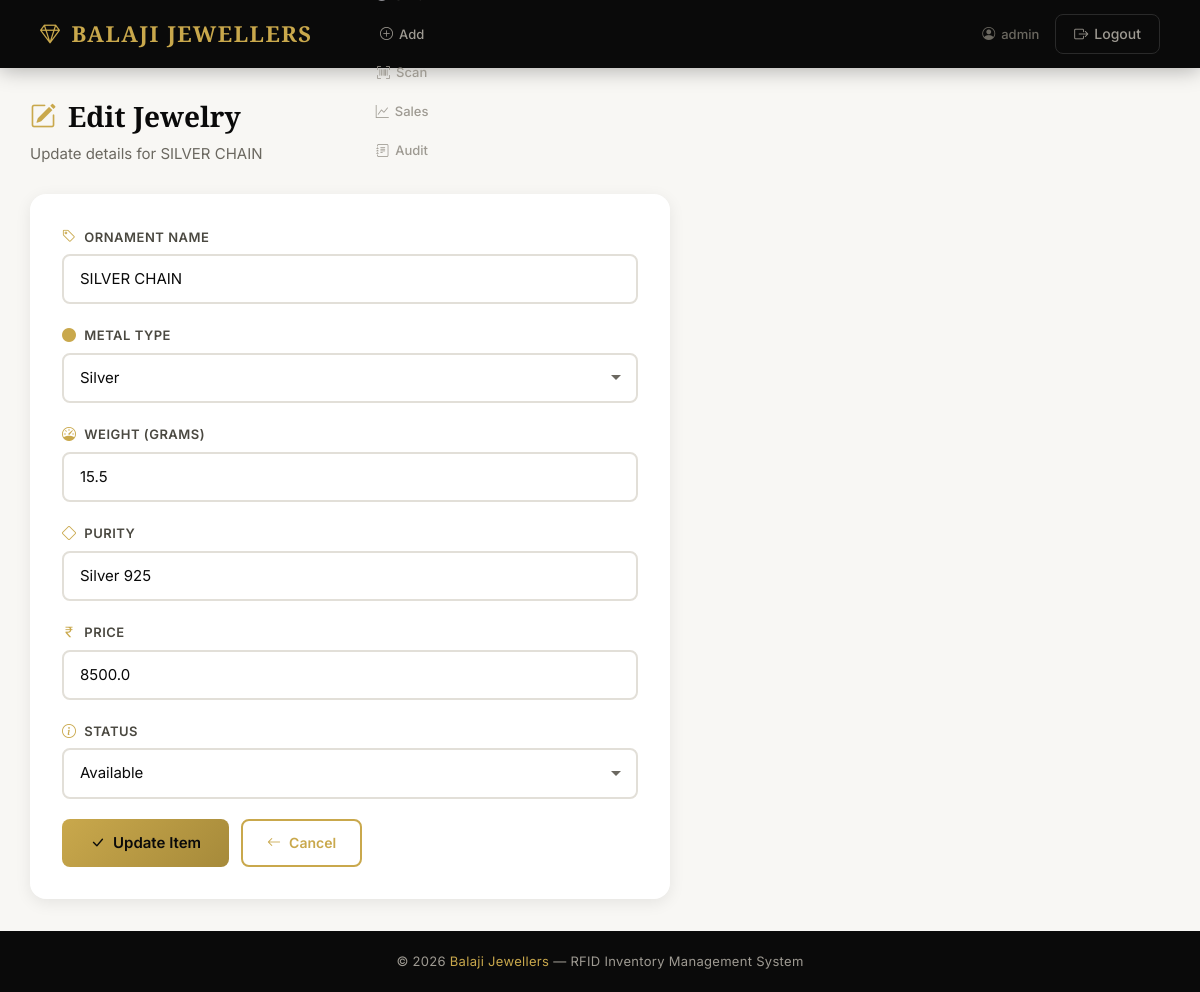
Page /edit/2 (signed in) on the earlier database version.
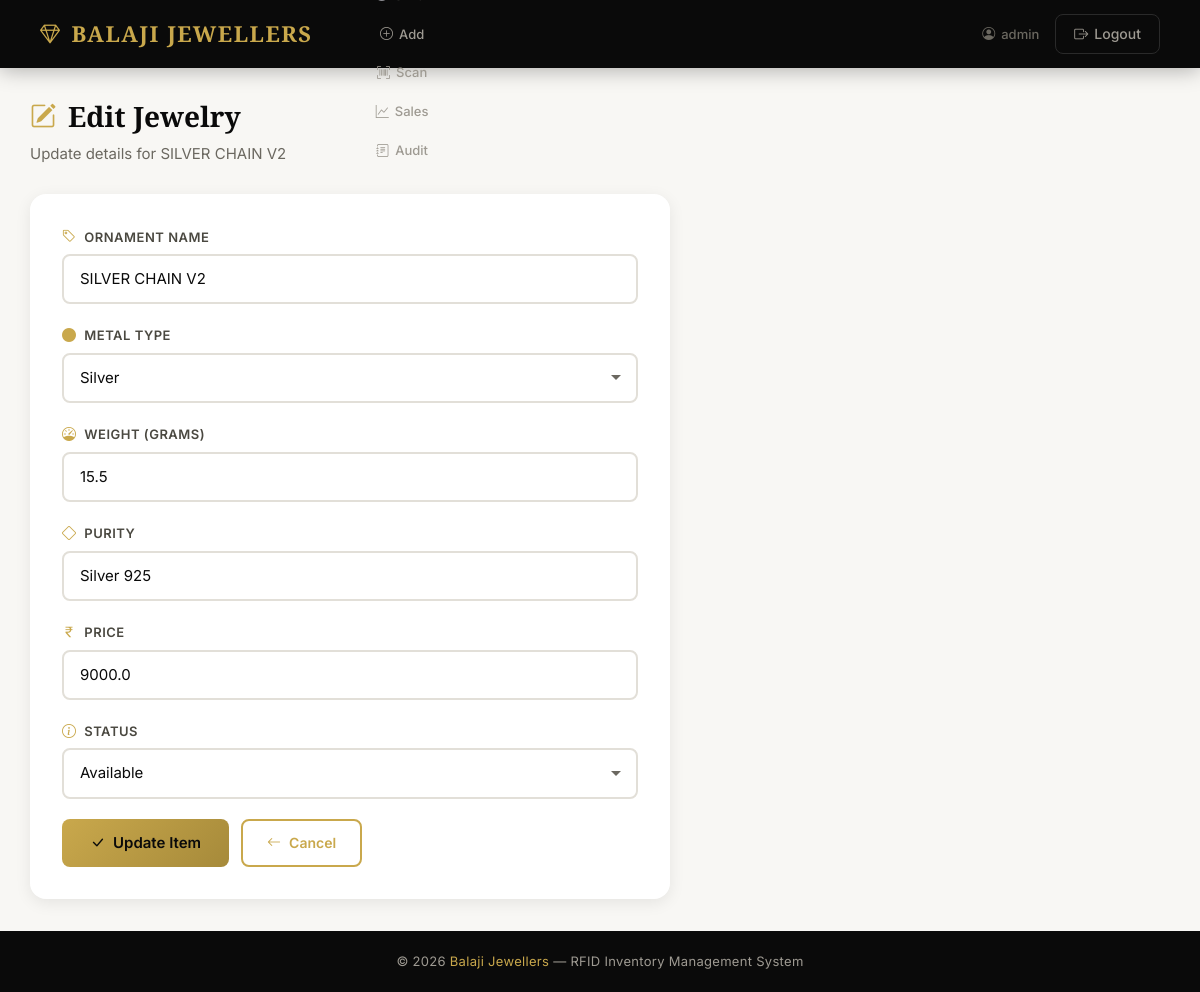
Same page on the later database version.
### app.py (models this page shows)
class Jewelry(db.Model):
    id = db.Column(db.Integer, primary_key=True)
    rfid_id = db.Column(db.String(100), unique=True)
    ornament_name = db.Column(db.String(100))
    weight = db.Column(db.Float)
    purity = db.Column(db.String(20))
    price = db.Column(db.Float)
    status = db.Column(db.String(20))
    metal_type = db.Column(db.String(20), default="Gold")
    created_at = db.Column(db.DateTime, default=datetime.utcnow)
    updated_at = db.Column(db.DateTime, default=datetime.utcnow, onupdate=datetime.utcnow)

### app.py (the view, shortened to what this page needs)
@app.route("/edit/<int:id>", methods=["GET", "POST"])
@login_required
def edit_item(id):
    item = db.session.get(Jewelry, id)
    if not item:
        flash("Item not found.", "error")
        return redirect("/inventory")
    return render_template("edit.html", item=item)

### app.py (called while the page is built)
@login_manager.user_loader
def load_user(user_id):
    return db.session.get(Admin, int(user_id))

### templates/edit.html (shortened to what this page needs)
{% extends 'base.html' %}
{% block content %}
<div class="page-header animate-fade-in">
    <h1><i class="bi bi-pencil-square"></i> Edit Jewelry</h1>
    <p>Update details for {{ item.ornament_name }}</p>
</div>
<div class="card card-p-4 form-section animate-fade-in-delay-1">
    <form method="POST">
        <div class="form-group">
            <label><i class="bi bi-tag"></i> Ornament Name</label>
            <input type="text" class="form-control" name="ornament_name" value="{{ item.ornament_name }}" required maxlength="100">
        </div>
        <div class="form-group">
            <label><i class="bi bi-circle-fill text-gold"></i> Metal Type</label>
            <select name="metal_type" class="form-control" required>
                <option value="Silver" {% if item.metal_type == "Silver" %}selected{% endif %}>Silver</option>
            </select>
        </div>
        <div class="form-group">
            <label><i class="bi bi-speedometer"></i> Weight (grams)</label>
            <input type="number" step="0.01" min="0.01" class="form-control" name="weight" value="{{ item.weight }}" required>
        </div>
        <div class="form-group">
            <label><i class="bi bi-diamond"></i> Purity</label>
            <input type="text" class="form-control" name="purity" value="{{ item.purity }}" required maxlength="20">
        </div>
        <div class="form-group">
            <label><i class="bi bi-currency-rupee"></i> Price</label>
            <input type="number" step="0.01" min="0.01" class="form-control" name="price" value="{{ item.price }}" required>
        </div>
        <div class="form-group">
            <label><i class="bi bi-info-circle"></i> Status</label>
            <select name="status" class="form-control">
                <option {% if item.status == "Available" %}selected{% endif %}>Available</option>
            </select>
        </div>
        <div class="form-actions">
            <button type="submit" class="btn-gold">
                <i class="bi bi-check-lg"></i> Update Item
            </button>
            <a href="/inventory" class="btn-outline-gold">
                <i class="bi bi-arrow-left"></i> Cancel
            </a>
        </div>
    </form>
</div>
{% endblock %}

Differences in the rows shown:
changed Jewelry "Silver": ornament_name "SILVER CHAIN" → "SILVER CHAIN V2"; price "8500.0" → "9000.0"
